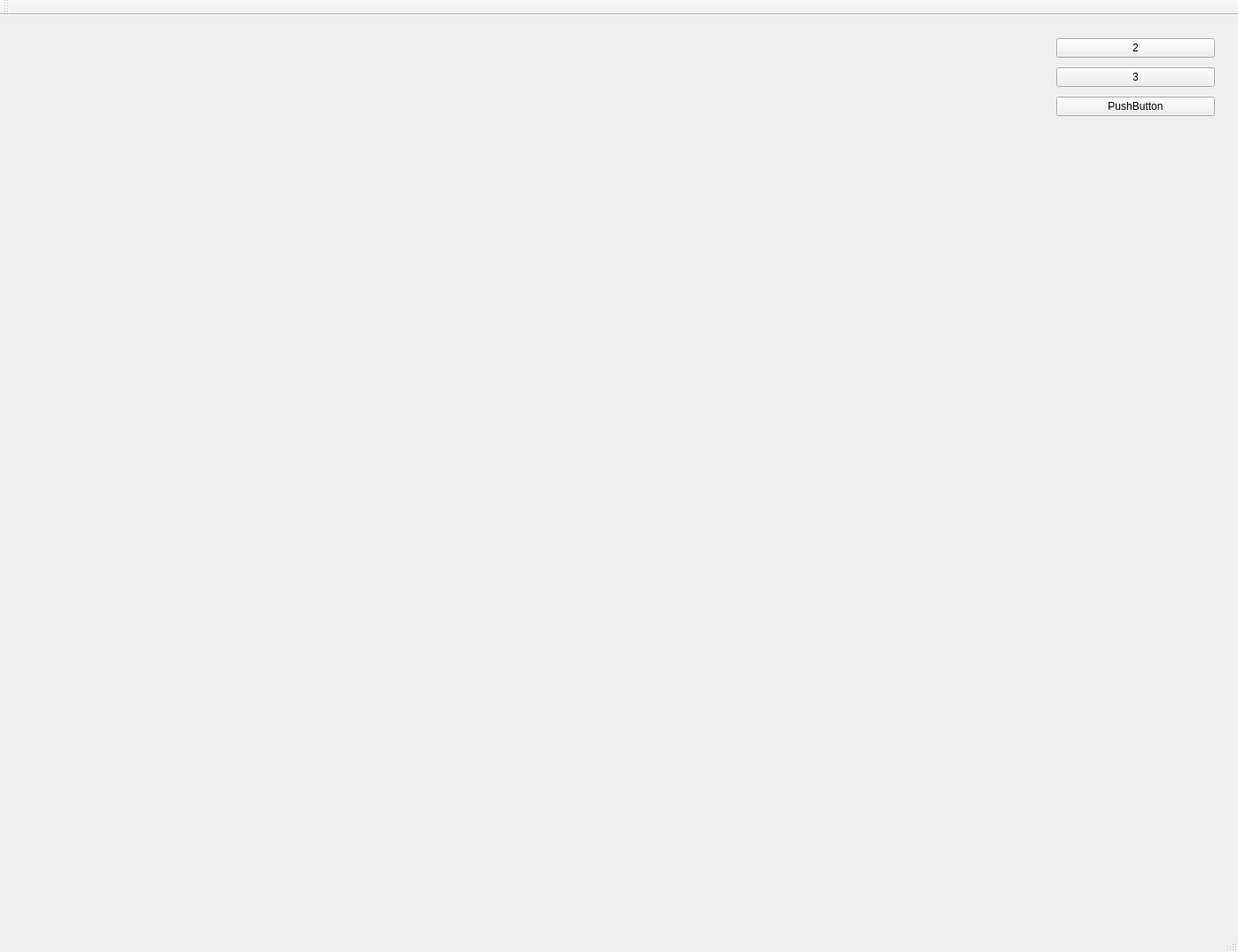
<?xml version="1.0" encoding="UTF-8"?>
<ui version="4.0">
 <class>GameUIClass</class>
 <widget class="QMainWindow" name="GameUIClass">
  <property name="geometry">
   <rect>
    <x>0</x>
    <y>0</y>
    <width>1396</width>
    <height>1074</height>
   </rect>
  </property>
  <property name="windowTitle">
   <string>GameUI</string>
  </property>
  <widget class="QWidget" name="centralWidget">
   <widget class="QWidget" name="layoutWidget">
    <property name="geometry">
     <rect>
      <x>1180</x>
      <y>10</y>
      <width>201</width>
      <height>121</height>
     </rect>
    </property>
    <layout class="QVBoxLayout" name="verticalLayout">
     <item>
      <widget class="QPushButton" name="pushButton_2">
       <property name="text">
        <string>2</string>
       </property>
      </widget>
     </item>
     <item>
      <widget class="QPushButton" name="pushButton_3">
       <property name="text">
        <string>3</string>
       </property>
      </widget>
     </item>
     <item>
      <widget class="QPushButton" name="pushButton">
       <property name="text">
        <string>PushButton</string>
       </property>
      </widget>
     </item>
    </layout>
   </widget>
   <widget class="QWidget" name="widgetForDX" native="true">
    <property name="geometry">
     <rect>
      <x>19</x>
      <y>19</y>
      <width>1361</width>
      <height>981</height>
     </rect>
    </property>
   </widget>
   <zorder>widgetForDX</zorder>
   <zorder>layoutWidget</zorder>
  </widget>
  <widget class="QMenuBar" name="menuBar">
   <property name="geometry">
    <rect>
     <x>0</x>
     <y>0</y>
     <width>1396</width>
     <height>26</height>
    </rect>
   </property>
  </widget>
  <widget class="QToolBar" name="mainToolBar">
   <attribute name="toolBarArea">
    <enum>TopToolBarArea</enum>
   </attribute>
   <attribute name="toolBarBreak">
    <bool>false</bool>
   </attribute>
  </widget>
  <widget class="QStatusBar" name="statusBar"/>
 </widget>
 <layoutdefault spacing="6" margin="11"/>
 <resources>
  <include location="gameui.qrc"/>
 </resources>
 <connections>
  <connection>
   <sender>pushButton_2</sender>
   <signal>clicked()</signal>
   <receiver>GameUIClass</receiver>
   <slot>slot1()</slot>
   <hints>
    <hint type="sourcelabel">
     <x>1262</x>
     <y>76</y>
    </hint>
    <hint type="destinationlabel">
     <x>1193</x>
     <y>324</y>
    </hint>
   </hints>
  </connection>
  <connection>
   <sender>pushButton_3</sender>
   <signal>clicked()</signal>
   <receiver>GameUIClass</receiver>
   <slot>slot2()</slot>
   <hints>
    <hint type="sourcelabel">
     <x>1267</x>
     <y>123</y>
    </hint>
    <hint type="destinationlabel">
     <x>1253</x>
     <y>417</y>
    </hint>
   </hints>
  </connection>
  <connection>
   <sender>pushButton</sender>
   <signal>clicked()</signal>
   <receiver>GameUIClass</receiver>
   <slot>slot3()</slot>
   <hints>
    <hint type="sourcelabel">
     <x>1330</x>
     <y>158</y>
    </hint>
    <hint type="destinationlabel">
     <x>1192</x>
     <y>631</y>
    </hint>
   </hints>
  </connection>
 </connections>
 <slots>
  <slot>slot1()</slot>
  <slot>slot2()</slot>
  <slot>slot3()</slot>
 </slots>
</ui>
